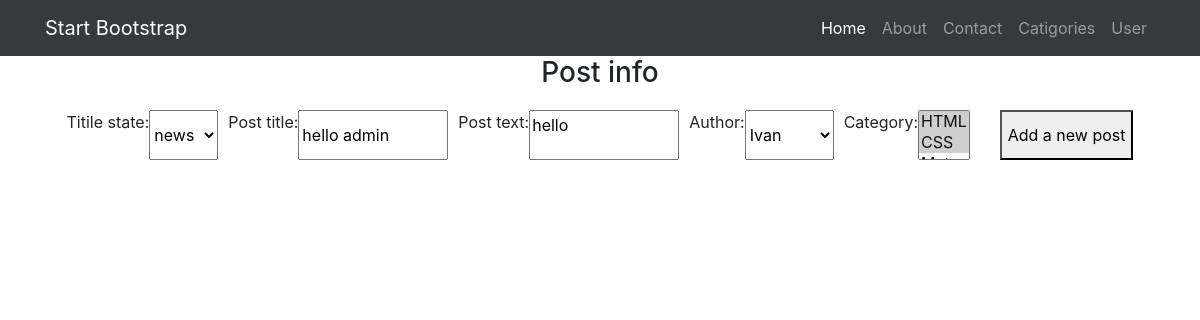
/posts/update/145/ (signed in), run on the app's committed database.
### news/models.py (models this page shows, shortened)
class Post(models.Model):
    ARTICLE = 'AR'
    NEWS = 'NW'
    STATE = [
        (ARTICLE, 'article'),
        (NEWS, 'news'),
    ]
    titile_state = models.CharField(
        max_length = 2,
        choices = STATE,
        default = NEWS,
    )
    post_date = models.DateTimeField(auto_now_add = True)
    post_title = models.CharField(max_length = 255, default = 'Any title')
    post_text = models.TextField(default = 'Any text')
    post_rating = models.FloatField(default = 0.0)
    author = models.ForeignKey(Author, on_delete = models.CASCADE)
    category = models.ManyToManyField(Categories, through = 'PostCategory')

class Categories(models.Model):
    category = models.CharField(max_length = 255, unique = True)
    subscribers = models.ManyToManyField(User)
    def __str__(self):
        return self.category
    class Meta:
        verbose_name = 'Category'
        verbose_name_plural = 'Categories'

### news/views.py (the view)
# urls.py: path('update/<int:pk>/', PostUpdateView.as_view(), name = 'post_update'),
class PostUpdateView(PermissionRequiredMixin, UpdateView):
    template_name = 'edit.html'
    form_class = PostForm
    permission_required = ('news.change_post',)
    def get_object(self, **kwargs):
        id = self.kwargs.get('pk')
        return Post.objects.get(pk = id)

### news/forms.py
class PostForm(ModelForm):
    class Meta:
        model = Post
        fields = ['titile_state', 'post_title', 'post_text', 'author', 'category']

### news/models.py (called while the page is built)
    def __str__(self):
        return self.user.get_username()

### templates/edit.html (shortened to what this page needs)
{% extends 'flatpages/default.html' %}
{% load custom_filters %}
{% block content %}
<h3>Post info</h3>
<form class="add_form form" method="POST">
    {{ form }}
    <button class="add_button button" type="submit">Add a new post</button>
</form>
{% endblock content%}

### data on the page
Post: titile_state "news", post_title "hello admin", post_text "hello", author "Ivan"
Categories: category "HTML ☑ / CSS ☑"
